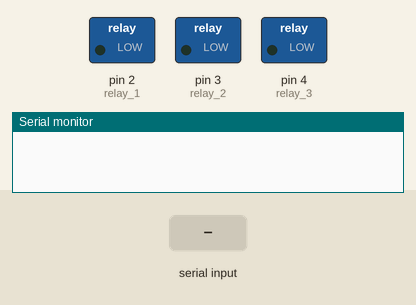
This sketch was run on a simulated Arduino Uno, built with avr-gcc and run on an emulated ATmega328P. Parts: switched loads named in the sketch (green lamp = pin HIGH), the last lines printed to the serial monitor. Inputs (shaded band) come from the test bench.

Above: at 1.2 s.
1.3 s: "turn on first light" received over Serial
At 2.0 s:
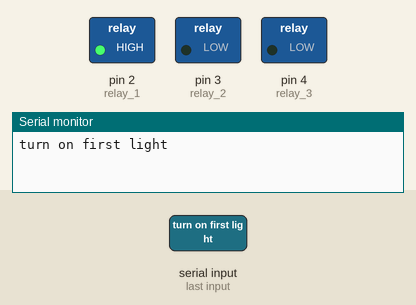
2.8 s: "turn on second light" received over Serial
At 3.3 s:
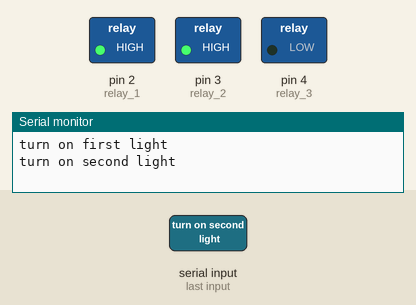
4.3 s: "turn off first light" received over Serial
At 5.5 s:
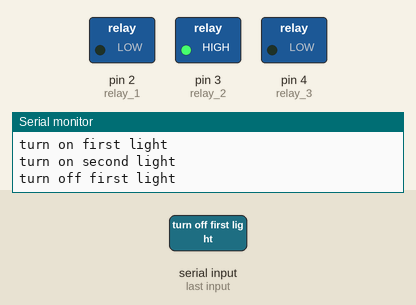
5.8 s: "turn on fan" received over Serial
At 6.9 s:
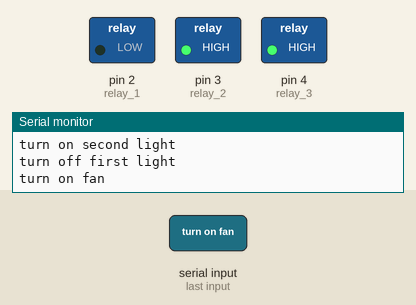
7.3 s: "turn on all" received over Serial
At 8.1 s:
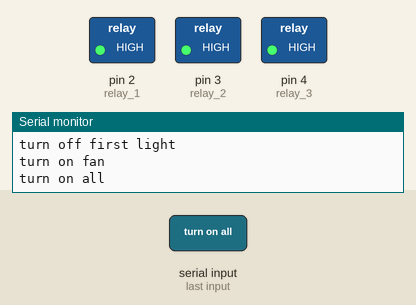
Timing chart, 0 to 9.8 s (numbered marks = the images above; inputs shaded):
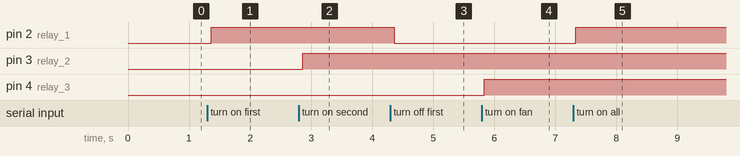

The sketch:

voicecontrolled.ino
```cpp
//voice/text controlled home automation
//Department of Electronics and Communication Enginnering
// Micro Electronics And Circuits
///SEC -3
//YEAR-2016
//   Name                          ID
//1, Solomon Mehabaw ........     UGR/25389/14

String voice;
const int relay_1=2;//Connect relay1 to pin 2( pin 2 of arduino to relay 1 using #define relay_1 2)
const int relay_2=3;//Connect relay2 to pin 3( pin 3 of arduino to relay 2 using #define relay_2 3)
const int relay_3=4;//Connect relay3 to pin 4( pin 4 of arduino to relay 3 using #define relay_3 4)
void setup()
{
   // put your setup code here, to run once:
   Serial.begin(9600);//Set rate for communicating with phone
   pinMode(relay_1,OUTPUT);
   pinMode(relay_2,OUTPUT);
   pinMode(relay_3,OUTPUT);

}

void loop()
{
   // put your main code here, to run repeatedly:
   //Check if there is an available byte to read
   while (Serial.available())
       {
         //to make stable
         delay(3);
         char x=Serial.read();
         voice=voice+x;
       }
    if(voice.length()>0)
       {
         Serial.println(voice);
         if(voice=="turn on first light")
          {
             digitalWrite(relay_1,HIGH);
          }
         else if (voice=="turn off first light")
          {
              digitalWrite(relay_1,LOW);
          }
         else if (voice=="turn on second light")
          {
             digitalWrite(relay_2,HIGH);
          }
         else if (voice=="turn off second light")
          {
              digitalWrite(relay_2,LOW);
          }
         else if (voice=="turn on fan")
          {
             digitalWrite(relay_3,HIGH);
          }

         else if (voice=="turn off fan")
          {
             digitalWrite(relay_3,LOW);
          }
         else if (voice=="turn on all")
          {
             turn_all();
          }
         else if (voice=="turn off all")
           {
              turn_off();
           }
  voice="";

         }

}

void turn_all()
   {
     digitalWrite(relay_1,HIGH);
     digitalWrite(relay_2,HIGH);
     digitalWrite(relay_3,HIGH);
   }
void turn_off()
   {
      digitalWrite(relay_1,LOW);
      digitalWrite(relay_2,LOW);
      digitalWrite(relay_3,LOW);
   }
```

Measured:
- after the input at 1.3 s, pin 2 (relay_1): LOW → HIGH after 0.06 s
- after the input at 2.8 s, pin 3 (relay_2): LOW → HIGH after 0.06 s
- after the input at 4.3 s, pin 2 (relay_1): HIGH → LOW after 0.06 s
- after the input at 5.8 s, pin 4 (relay_3): LOW → HIGH at once
- after the input at 7.3 s, pin 2 (relay_1): LOW → HIGH at once
